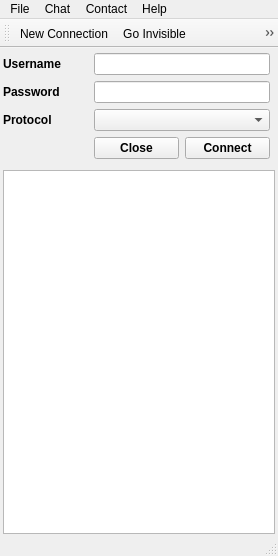
<?xml version="1.0" encoding="UTF-8"?>
<ui version="4.0">
 <class>MainWindow</class>
 <widget class="QMainWindow" name="MainWindow">
  <property name="enabled">
   <bool>true</bool>
  </property>
  <property name="geometry">
   <rect>
    <x>0</x>
    <y>0</y>
    <width>278</width>
    <height>556</height>
   </rect>
  </property>
  <property name="windowTitle">
   <string>Yobot</string>
  </property>
  <widget class="QWidget" name="centralwidget">
   <layout class="QGridLayout" name="gridLayout">
    <property name="leftMargin">
     <number>3</number>
    </property>
    <property name="topMargin">
     <number>0</number>
    </property>
    <property name="rightMargin">
     <number>3</number>
    </property>
    <property name="bottomMargin">
     <number>0</number>
    </property>
    <item row="0" column="0">
     <widget class="QFrame" name="conninput">
      <property name="sizePolicy">
       <sizepolicy hsizetype="Expanding" vsizetype="Fixed">
        <horstretch>0</horstretch>
        <verstretch>0</verstretch>
       </sizepolicy>
      </property>
      <property name="frameShape">
       <enum>QFrame::NoFrame</enum>
      </property>
      <property name="frameShadow">
       <enum>QFrame::Plain</enum>
      </property>
      <property name="lineWidth">
       <number>0</number>
      </property>
      <layout class="QGridLayout" name="gridLayout_2">
       <property name="sizeConstraint">
        <enum>QLayout::SetDefaultConstraint</enum>
       </property>
       <property name="leftMargin">
        <number>0</number>
       </property>
       <property name="topMargin">
        <number>5</number>
       </property>
       <property name="rightMargin">
        <number>5</number>
       </property>
       <property name="bottomMargin">
        <number>5</number>
       </property>
       <item row="1" column="0">
        <widget class="QLabel" name="_userlabel">
         <property name="sizePolicy">
          <sizepolicy hsizetype="Preferred" vsizetype="Fixed">
           <horstretch>0</horstretch>
           <verstretch>0</verstretch>
          </sizepolicy>
         </property>
         <property name="font">
          <font>
           <weight>75</weight>
           <bold>true</bold>
          </font>
         </property>
         <property name="text">
          <string>Username</string>
         </property>
        </widget>
       </item>
       <item row="1" column="1" colspan="2">
        <widget class="QLineEdit" name="w_username">
         <property name="sizePolicy">
          <sizepolicy hsizetype="Expanding" vsizetype="Fixed">
           <horstretch>0</horstretch>
           <verstretch>0</verstretch>
          </sizepolicy>
         </property>
         <property name="text">
          <string/>
         </property>
        </widget>
       </item>
       <item row="2" column="0">
        <widget class="QLabel" name="_passwordlabel">
         <property name="sizePolicy">
          <sizepolicy hsizetype="Preferred" vsizetype="Fixed">
           <horstretch>0</horstretch>
           <verstretch>0</verstretch>
          </sizepolicy>
         </property>
         <property name="font">
          <font>
           <weight>75</weight>
           <bold>true</bold>
          </font>
         </property>
         <property name="text">
          <string>Password</string>
         </property>
        </widget>
       </item>
       <item row="2" column="1" colspan="2">
        <widget class="QLineEdit" name="w_password">
         <property name="sizePolicy">
          <sizepolicy hsizetype="Expanding" vsizetype="Fixed">
           <horstretch>0</horstretch>
           <verstretch>0</verstretch>
          </sizepolicy>
         </property>
         <property name="inputMask">
          <string/>
         </property>
         <property name="text">
          <string/>
         </property>
         <property name="echoMode">
          <enum>QLineEdit::Password</enum>
         </property>
        </widget>
       </item>
       <item row="3" column="0">
        <widget class="QLabel" name="_protolabel">
         <property name="sizePolicy">
          <sizepolicy hsizetype="Preferred" vsizetype="Fixed">
           <horstretch>0</horstretch>
           <verstretch>0</verstretch>
          </sizepolicy>
         </property>
         <property name="font">
          <font>
           <weight>75</weight>
           <bold>true</bold>
          </font>
         </property>
         <property name="text">
          <string>Protocol</string>
         </property>
        </widget>
       </item>
       <item row="3" column="1" colspan="2">
        <widget class="QComboBox" name="w_improto">
         <property name="sizePolicy">
          <sizepolicy hsizetype="Preferred" vsizetype="Fixed">
           <horstretch>0</horstretch>
           <verstretch>0</verstretch>
          </sizepolicy>
         </property>
        </widget>
       </item>
       <item row="4" column="2">
        <widget class="QPushButton" name="w_connect">
         <property name="sizePolicy">
          <sizepolicy hsizetype="Minimum" vsizetype="Fixed">
           <horstretch>0</horstretch>
           <verstretch>0</verstretch>
          </sizepolicy>
         </property>
         <property name="font">
          <font>
           <weight>75</weight>
           <bold>true</bold>
          </font>
         </property>
         <property name="text">
          <string>Connect</string>
         </property>
         <property name="icon">
          <iconset resource="../../../yobot/py/gui/resources.qrc">
           <normaloff>:/icons/icons/network-connect.png</normaloff>:/icons/icons/network-connect.png</iconset>
         </property>
        </widget>
       </item>
       <item row="4" column="1">
        <widget class="QPushButton" name="conn_close">
         <property name="font">
          <font>
           <weight>75</weight>
           <bold>true</bold>
          </font>
         </property>
         <property name="text">
          <string>Close</string>
         </property>
         <property name="icon">
          <iconset resource="../../../yobot/py/gui/resources.qrc">
           <normaloff>:/icons/icons/dialog-close.png</normaloff>:/icons/icons/dialog-close.png</iconset>
         </property>
        </widget>
       </item>
      </layout>
     </widget>
    </item>
    <item row="1" column="0">
     <spacer name="verticalSpacer">
      <property name="orientation">
       <enum>Qt::Vertical</enum>
      </property>
      <property name="sizeType">
       <enum>QSizePolicy::Ignored</enum>
      </property>
      <property name="sizeHint" stdset="0">
       <size>
        <width>20</width>
        <height>0</height>
       </size>
      </property>
     </spacer>
    </item>
    <item row="2" column="0">
     <widget class="QTreeView" name="blist">
      <property name="autoScrollMargin">
       <number>28</number>
      </property>
      <property name="editTriggers">
       <set>QAbstractItemView::NoEditTriggers</set>
      </property>
      <property name="alternatingRowColors">
       <bool>true</bool>
      </property>
      <property name="iconSize">
       <size>
        <width>28</width>
        <height>20</height>
       </size>
      </property>
      <property name="verticalScrollMode">
       <enum>QAbstractItemView::ScrollPerPixel</enum>
      </property>
      <property name="indentation">
       <number>10</number>
      </property>
      <property name="uniformRowHeights">
       <bool>false</bool>
      </property>
      <property name="headerHidden">
       <bool>true</bool>
      </property>
     </widget>
    </item>
   </layout>
  </widget>
  <widget class="QMenuBar" name="menubar">
   <property name="geometry">
    <rect>
     <x>0</x>
     <y>0</y>
     <width>278</width>
     <height>29</height>
    </rect>
   </property>
   <widget class="QMenu" name="menu">
    <property name="title">
     <string>File</string>
    </property>
    <addaction name="actionNewconn"/>
    <addaction name="separator"/>
    <addaction name="actionQuit"/>
   </widget>
   <widget class="QMenu" name="menuChat">
    <property name="title">
     <string>Chat</string>
    </property>
    <widget class="QMenu" name="menuSet_Status">
     <property name="title">
      <string>Set Status</string>
     </property>
    </widget>
    <addaction name="actionSend_IM"/>
    <addaction name="actionJoin_Room"/>
    <addaction name="separator"/>
    <addaction name="actionGo_Invisible"/>
    <addaction name="menuSet_Status"/>
   </widget>
   <widget class="QMenu" name="menuHelo">
    <property name="title">
     <string>Help</string>
    </property>
    <addaction name="actionAbout"/>
   </widget>
   <widget class="QMenu" name="menuContact">
    <property name="title">
     <string>Contact</string>
    </property>
    <addaction name="actionAddUser"/>
    <addaction name="actionIgnoreUser"/>
   </widget>
   <addaction name="menu"/>
   <addaction name="menuChat"/>
   <addaction name="menuContact"/>
   <addaction name="menuHelo"/>
  </widget>
  <widget class="QStatusBar" name="statusbar"/>
  <widget class="QToolBar" name="toolBar">
   <property name="windowTitle">
    <string>Actions</string>
   </property>
   <property name="movable">
    <bool>true</bool>
   </property>
   <property name="iconSize">
    <size>
     <width>16</width>
     <height>16</height>
    </size>
   </property>
   <property name="floatable">
    <bool>false</bool>
   </property>
   <attribute name="toolBarArea">
    <enum>TopToolBarArea</enum>
   </attribute>
   <attribute name="toolBarBreak">
    <bool>false</bool>
   </attribute>
   <addaction name="actionNewconn"/>
   <addaction name="actionGo_Invisible"/>
   <addaction name="actionJoin_Room"/>
   <addaction name="actionSend_IM"/>
   <addaction name="actionAddUser"/>
   <addaction name="actionIgnoreUser"/>
  </widget>
  <action name="actionAbout">
   <property name="icon">
    <iconset resource="../../../yobot/py/gui/resources.qrc">
     <normaloff>:/icons/icons/help-about.png</normaloff>:/icons/icons/help-about.png</iconset>
   </property>
   <property name="text">
    <string>About</string>
   </property>
  </action>
  <action name="actionSend_IM">
   <property name="icon">
    <iconset resource="../../../yobot/py/gui/resources.qrc">
     <normaloff>:/icons/icons/irc-voice.png</normaloff>:/icons/icons/irc-voice.png</iconset>
   </property>
   <property name="text">
    <string>Send IM</string>
   </property>
   <property name="shortcut">
    <string>Ctrl+M</string>
   </property>
  </action>
  <action name="actionJoin_Room">
   <property name="icon">
    <iconset resource="../../../yobot/py/gui/resources.qrc">
     <normaloff>:/icons/icons/irc-join-channel.png</normaloff>:/icons/icons/irc-join-channel.png</iconset>
   </property>
   <property name="text">
    <string>Join Room</string>
   </property>
   <property name="shortcut">
    <string>Ctrl+J</string>
   </property>
  </action>
  <action name="actionQuit">
   <property name="icon">
    <iconset resource="../../../yobot/py/gui/resources.qrc">
     <normaloff>:/icons/icons/application-exit.png</normaloff>:/icons/icons/application-exit.png</iconset>
   </property>
   <property name="text">
    <string>Quit</string>
   </property>
   <property name="shortcut">
    <string>Ctrl+Q</string>
   </property>
  </action>
  <action name="actionNewconn">
   <property name="icon">
    <iconset resource="../../../yobot/py/gui/resources.qrc">
     <normaloff>:/icons/icons/network-connect.png</normaloff>:/icons/icons/network-connect.png</iconset>
   </property>
   <property name="text">
    <string>New Connection</string>
   </property>
   <property name="toolTip">
    <string>Add a New Connection</string>
   </property>
   <property name="shortcut">
    <string>Ctrl+N</string>
   </property>
  </action>
  <action name="actionGo_Invisible">
   <property name="icon">
    <iconset resource="../../../yobot/py/gui/resources.qrc">
     <normaloff>:/icons/icons/user-invisible.png</normaloff>:/icons/icons/user-invisible.png</iconset>
   </property>
   <property name="text">
    <string>Go Invisible</string>
   </property>
  </action>
  <action name="actionAddUser">
   <property name="icon">
    <iconset resource="../../../yobot/py/gui/resources.qrc">
     <normaloff>:/icons/icons/list-add-user.png</normaloff>:/icons/icons/list-add-user.png</iconset>
   </property>
   <property name="text">
    <string>Add</string>
   </property>
   <property name="toolTip">
    <string>Add a user to your buddy list</string>
   </property>
  </action>
  <action name="actionIgnoreUser">
   <property name="icon">
    <iconset resource="../../../yobot/py/gui/resources.qrc">
     <normaloff>:/icons/icons/im-ban-user.png</normaloff>:/icons/icons/im-ban-user.png</iconset>
   </property>
   <property name="text">
    <string>Ignore</string>
   </property>
  </action>
  <action name="actionAdd">
   <property name="text">
    <string>Add</string>
   </property>
  </action>
  <action name="actionIgnore">
   <property name="text">
    <string>Ignore</string>
   </property>
  </action>
  <action name="actionInvis">
   <property name="text">
    <string>Invis</string>
   </property>
  </action>
 </widget>
 <resources>
  <include location="../../../yobot/py/gui/resources.qrc"/>
 </resources>
 <connections>
  <connection>
   <sender>actionQuit</sender>
   <signal>activated()</signal>
   <receiver>MainWindow</receiver>
   <slot>close()</slot>
   <hints>
    <hint type="sourcelabel">
     <x>-1</x>
     <y>-1</y>
    </hint>
    <hint type="destinationlabel">
     <x>138</x>
     <y>277</y>
    </hint>
   </hints>
  </connection>
  <connection>
   <sender>conn_close</sender>
   <signal>clicked()</signal>
   <receiver>conninput</receiver>
   <slot>hide()</slot>
   <hints>
    <hint type="sourcelabel">
     <x>125</x>
     <y>180</y>
    </hint>
    <hint type="destinationlabel">
     <x>138</x>
     <y>131</y>
    </hint>
   </hints>
  </connection>
 </connections>
</ui>
